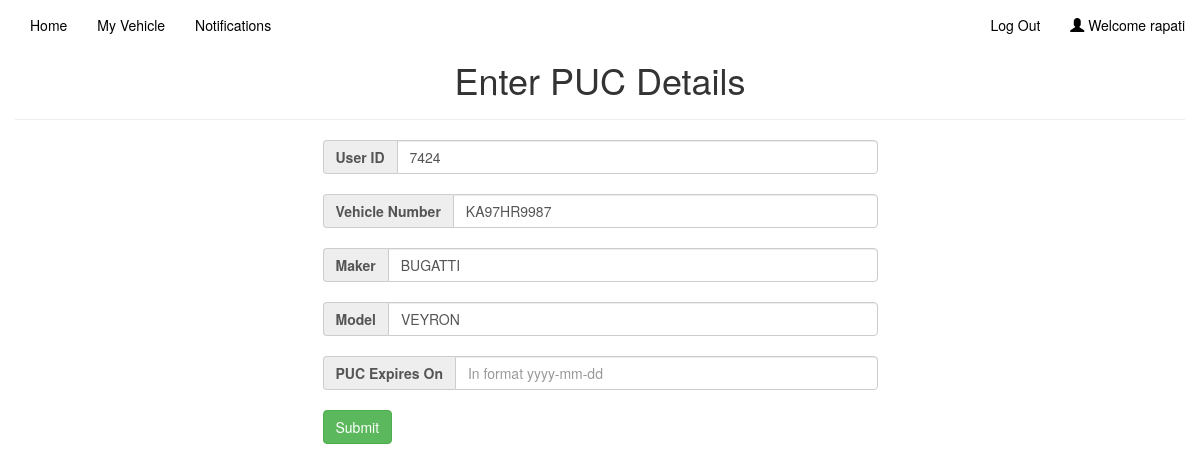
/bookingPUC.php?id=KA97HR9987 (signed in), run on the app's committed database.
### tables this page shows
CREATE TABLE `user` (
  `user_id` int(11) NOT NULL,
  `user_type` varchar(15) DEFAULT NULL,
  `password` varchar(15) DEFAULT NULL,
  `fname` varchar(255) DEFAULT NULL,
  `lname` varchar(255) DEFAULT NULL,
  `email` varchar(255) DEFAULT NULL,
  `username` varchar(255) DEFAULT NULL
);

CREATE TABLE `registered_vehicle` (
  `user_id` int(11) NOT NULL,
  `veh_id` int(10) NOT NULL,
  `veh_no` char(10) NOT NULL,
  `maker` varchar(15) DEFAULT NULL,
  `model` varchar(15) DEFAULT NULL,
  `veh_type` varchar(10) DEFAULT NULL,
  `engine_cc` int(11) DEFAULT NULL,
  `chassis_no` bigint(20) DEFAULT NULL
);

### bookingPUC.php (the view, shortened to what this page needs)
<?php
$servername = "localhost";
$usernam = "root";
$password = "";
$database = "reg_veh";
$connection = mysqli_connect($servername, $usernam, $password, $database);
$username = $_SESSION['username'];
$veh_no = $_GET['id'];
$uid_query = "SELECT user_id FROM user WHERE username = '$username';";
$uid_res = mysqli_query($connection, $uid_query);
$userid = mysqli_fetch_assoc($uid_res);
$user_id = $userid['user_id'];
$maker_query = "SELECT maker FROM registered_vehicle WHERE user_id = $user_id AND veh_no = '$veh_no';";
$maker_res = mysqli_query($connection, $maker_query);
$maker_ar = mysqli_fetch_assoc($maker_res);
$maker = $maker_ar['maker'];
$model_query = "SELECT model FROM registered_vehicle WHERE user_id = $user_id AND veh_no = '$veh_no';";
$model_res = mysqli_query($connection, $model_query);
$model_ar = mysqli_fetch_assoc($model_res);
$model = $model_ar['model'];
?>
<!DOCTYPE html>
<html lang="en">
<head>
    <link rel="stylesheet" href="https://maxcdn.bootstrapcdn.com/bootstrap/3.3.7/css/bootstrap.min.css">
    <link rel="stylesheet" href="css/wickedpicker.min.css">
    <link rel="stylesheet" href="//code.jquery.com/ui/1.12.1/themes/base/jquery-ui.css">
    <link rel="stylesheet" href="sweetalert2/sweetalert2.css">
    <link rel="stylesheet" href="animate.css">
    <link rel="stylesheet" href="style.css">
</head>
<body>
    <?php include 'navbar.php'; ?>
    <br>
    <div class="container">
        <div class="row">
            <div class="page-header">
                <h1 style="text-align:center;">Enter PUC Details</h1>
            </div>
            <div class="col-md-3"></div>
            <div class="col-md-6">
                <form class="animated bounce" action="bookingactionPUC.php" method="post">
                    <div class="input-group">
                        <span class="input-group-addon"><b>User ID</b></span>
                        <input id="name" type="text" class="form-control" name="userid" value="<?php echo $user_id; ?>" required>
                    </div>
                    <br>
                    <div class="input-group">
                        <span class="input-group-addon"><b>Vehicle Number</b></span>
                        <input id="vehno" type="text" class="form-control" name="vehno" placeholder="Your vehicle number" value="<?php echo $veh_no; ?>" required>
                    </div>
                    <br>
                    <div class="input-group">
                        <span class="input-group-addon"><b>Maker</b></span>
                        <input id="maker" type="text" class="form-control" name="maker" placeholder="It's the company (like Bajaj/Ford/TATA)" value="<?php echo $maker; ?>" required>
                    </div>
                    <br>
                    <div class="input-group">
                        <span class="input-group-addon"><b>Model</b></span>
                        <input id="model" type="text" class="form-control" name="model" placeholder="Your vehicle model (like Pulsar NS/Mustang/ Veyron)" value="<?php echo $model; ?>" required>
                    </div>
                    <br>
                    <div class="input-group">
                        <span class="input-group-addon"><b>PUC Expires On</b></span>
                        <input id="uid" type="text" class="form-control" name="pucexp" placeholder="In format yyyy-mm-dd">
                    </div>
                    <br>
                    <input type="submit" name="submit" class="btn btn-success">
                </form>
            </div>
            <div class="col-md-3"></div>
        </div>
    </div>
</body>
</html>

### data on the page
user: userid "7424"
registered_vehicle: maker "BUGATTI", model "VEYRON"

### other printed values
$_SESSION['username'] "rapati"
